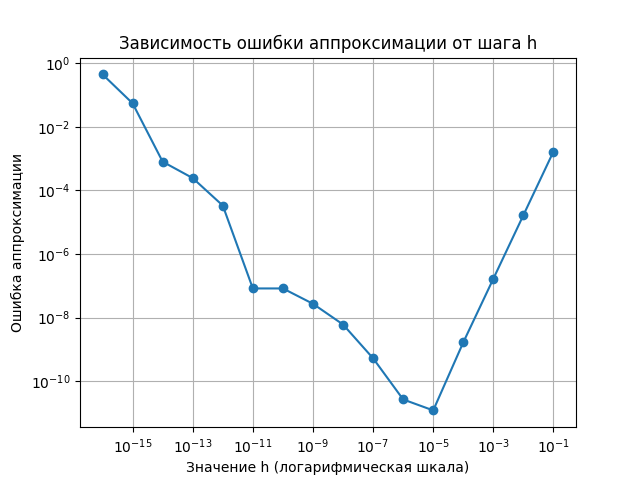

Recreate this plot in Python.
from math import exp
import matplotlib.pyplot as plt


def central_difference(func, x, h):
    return (func(x + h) - func(x - h)) / (2 * h)


def approximate_function(func):
    exact_derivative = func(0)

    h_values = [10 ** -i for i in range(1, 17)]

    approximation_errors = []

    for h in h_values:
        approx_derivative = central_difference(func, 0, h)
        approximation_errors.append(abs(approx_derivative - exact_derivative))

    plt.loglog(h_values, approximation_errors, marker='o')
    plt.xlabel('Значение h (логарифмическая шкала)')
    plt.ylabel('Ошибка аппроксимации')
    plt.title('Зависимость ошибки аппроксимации от шага h')
    plt.grid(True)
    plt.savefig('number_3')


def number_3(x):
    return exp(x)


if __name__ == "__main__":
    approximate_function(number_3)
